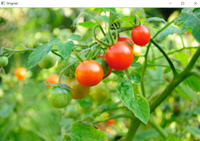
#> input picture Python/OpenCV-Tutorials/geeksforgeeks.png, 200 x 141 px, found by its file name
$ python 14.Histogram.py
#> lines starting #> are read from the running program, lines starting #| are printed output that depends on the picture
# importing required libraries of opencv
import cv2

# importing library for plotting
from matplotlib import pyplot as plt

# reads an input image
img = cv2.imread(r'H:\MyGitCodes\Python\OpenCV-Tutorials\geeksforgeeks.png', 0)
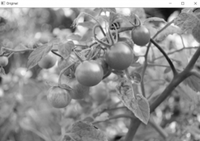
#> img: shape (141, 200); min 12, max 255, mean 145.2

# find frequency of pixels in range 0-255
# cv2.calcHist(images, channels, mask, histSize, ranges[, hist[, accumulate]])
histr = cv2.calcHist([img], [0], None, [256], [0, 256])
#> histr = 256 values, max 648 at index 255, min 0 at index 0, mean 110.2

# show the plotting graph of an image
plt.plot(histr)
plt.show()
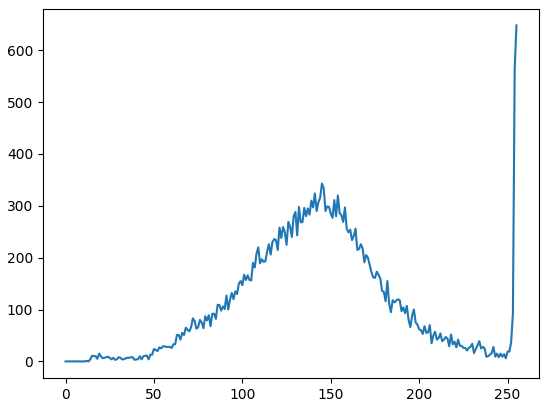
#> figure drawn by matplotlib, 1 panel; curve peaks at x = 255, y = 648

# _________________________________________

img = cv2.imread(r'H:\MyGitCodes\Python\OpenCV-Tutorials\geeksforgeeks.png', 0)

# alternative way to find histogram of an image
plt.hist(img.ravel(), 256, [0, 256])
plt.show()
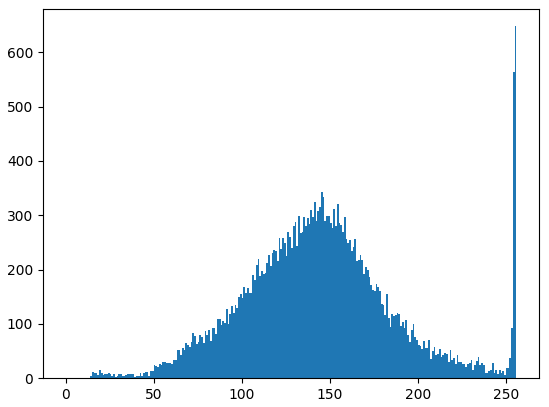
#> figure drawn by matplotlib, 1 panel; tallest bar 648 high, from x = 255 to 256
